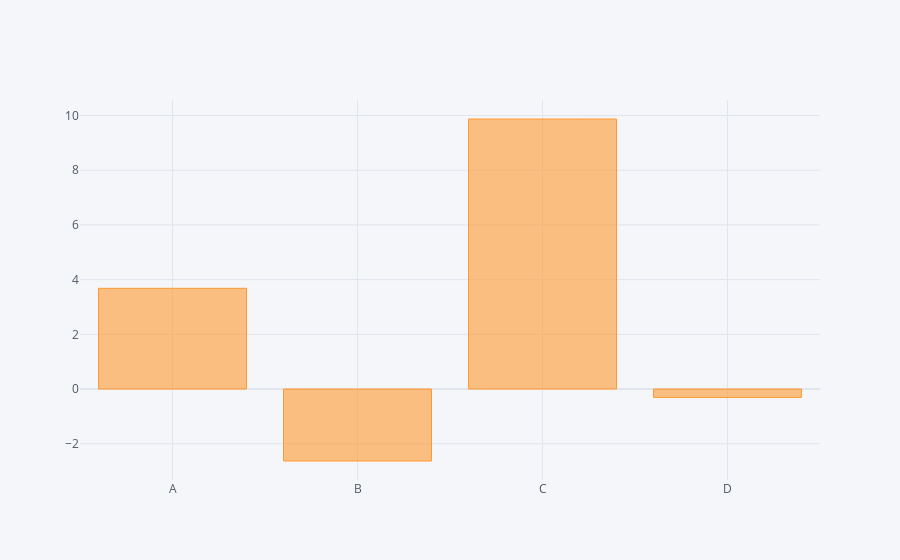

Notebook code cell kept with this figure:
### Code cell
df.sum().iplot(kind='bar')

### Figure 1 — Plotly figure (JSON) as saved in the notebook; plotly's stock layout.template omitted (floating-point values rounded to 4 significant figures)
{"data": [{"marker": {"color": "rgba(255, 153, 51, 0.6)", "line": {"color": "rgba(255, 153, 51, 1.0)", "width": 1}}, "name": "None", "orientation": "v", "text": "", "type": "bar", "x": ["A", "B", "C", "D"], "y": [3.683, -2.632, 9.873, -0.3078]}], "layout": {"legend": {"bgcolor": "#F5F6F9", "font": {"color": "#4D5663"}}, "paper_bgcolor": "#F5F6F9", "plot_bgcolor": "#F5F6F9", "title": {"font": {"color": "#4D5663"}}, "xaxis": {"gridcolor": "#E1E5ED", "showgrid": true, "tickfont": {"color": "#4D5663"}, "title": {"font": {"color": "#4D5663"}, "text": ""}, "zerolinecolor": "#E1E5ED"}, "yaxis": {"gridcolor": "#E1E5ED", "showgrid": true, "tickfont": {"color": "#4D5663"}, "title": {"font": {"color": "#4D5663"}, "text": ""}, "zerolinecolor": "#E1E5ED"}}}
